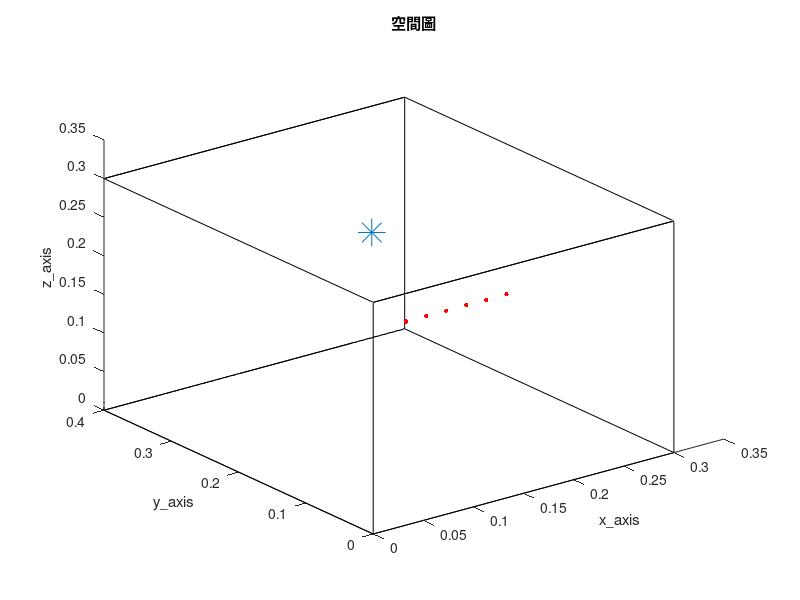

Recreate this plot in MATLAB. (Note: this script raises an error after producing the figure.)
clc; clear;
close all;

tic

%% RIR parameter %%
SorNum = 1;                                              % source number
%%%%%%%%%%%%%%%%%%%%%%%%%%%%%%%%%%%%%%%%%%%%%%%%%%%%%%%%%%%%%%%%%%%%%%%%%%%%%%%%%%%%%%%%%%%%%%%%%%
MicNum = 6;                                             % number of microphone
%%%%%%%%%%%%%%%%%%%%%%%%%%%%%%%%%%%%%%%%%%%%%%%%%%%%%%%%%%%%%%%%%%%%%%%%%%%%%%%%%%%%%%%%%%%%%%%%%%
c = 343;                                                 % Sound velocity (m/s)
fs = 16000;                                              % Sample frequency (samples/s)
Ts = 1/fs;                                               % Sample period (s)

% ULA %
MicStart = [0.1, 0.1, 0.2];
%%%%%%%%%%%%%%%%%%%%%%%%%%%%%%%%%%%%%%%%%%%%%%%%%%%%%%%%%%%%%%%%%%%%%%%%%%%%%%%%%%%%%%%%%%%%%%%%%%
spacing = 0.02;
%%%%%%%%%%%%%%%%%%%%%%%%%%%%%%%%%%%%%%%%%%%%%%%%%%%%%%%%%%%%%%%%%%%%%%%%%%%%%%%%%%%%%%%%%%%%%%%%%%
MicPos = zeros(MicNum, 3);
for i = 1:MicNum
    MicPos(i, :) = [MicStart(1, 1)+(i-1)*spacing, MicStart(1, 2), MicStart(1, 3)];
end

SorPos = [0.2, 0.3, 0.2];                                % source position (m)
room_dim = [0.3, 0.4, 0.3];                              % Room dimensions [x y z] (m)
%%%%%%%%%%%%%%%%%%%%%%%%%%%%%%%%%%%%%%%%%%%%%%%%%%%%%%%%%%%%%%%%%%%%%%%%%%%%%%%%%%%%%%%%%%%%%%%%%%
reverberation_time = 0.009;                               % Reverberation time (s)
points_rir = 256;                                        % Number of rir points (需比 reverberation time 還長)
%%%%%%%%%%%%%%%%%%%%%%%%%%%%%%%%%%%%%%%%%%%%%%%%%%%%%%%%%%%%%%%%%%%%%%%%%%%%%%%%%%%%%%%%%%%%%%%%%%
mtype = 'omnidirectional';                               % Type of microphone
order = -1;                                              % -1 equals maximum reflection order!
dim = 3;                                                 % Room dimension
orientation = 0;                                         % Microphone orientation (rad)
hp_filter = 1;                                           % Disable high-pass filter

% 畫空間圖 %
figure(5);
plot3( [0 room_dim(1, 1) room_dim(1, 1) 0 0 0 room_dim(1, 1) room_dim(1, 1) 0 0 room_dim(1, 1) room_dim(1, 1) 0 0 room_dim(1, 1) room_dim(1, 1)], ...
       [0 0 room_dim(1, 2) room_dim(1, 2) 0 0 0 room_dim(1, 2) room_dim(1, 2) room_dim(1, 2) room_dim(1, 2) room_dim(1, 2) room_dim(1, 2) 0 0 0], ...
       [0 0 0 0 0 room_dim(1, 3) room_dim(1, 3) room_dim(1, 3) room_dim(1, 3) 0 0 room_dim(1, 3) room_dim(1, 3) room_dim(1, 3) room_dim(1, 3) 0] , 'k')
hold on
plot3(MicPos(:, 1), MicPos(:, 2), MicPos(:, 3), 'r.', 'MarkerSize', 10)
hold on
plot3(SorPos(:, 1), SorPos(:, 2), SorPos(:, 3), '*', 'MarkerSize', 20)
hold off
xlabel('x\_axis')
ylabel('y\_axis')
zlabel('z\_axis')
title('空間圖')
shg

%% generate ground-truth RIR (h) %%
% 產生 RIR 和存.mat 檔 %
h = rir_generator(c, fs, MicPos, SorPos, room_dim, reverberation_time, points_rir, mtype, order, dim, orientation, hp_filter);
rir_filename_str = ['h\h_', string(reverberation_time), 'x', string(MicNum), 'x', string(points_rir), '.mat'];
rir_filemane = join(rir_filename_str, '');
save(rir_filemane, 'h')

% load RIR 的 .mat 檔 %
rir_filename_str = ['h\h_', string(reverberation_time), 'x', string(MicNum), 'x', string(points_rir), '.mat'];
rir_filemane = join(rir_filename_str, '');
load(rir_filemane)

look_mic = 1;
h_yaxis_upperlimit = max(h(look_mic, :)) + 0.01;
h_yaxis_underlimit = min(h(look_mic, :)) - 0.01;
% 畫 ground-truth RIR time plot %
figure(1)
plot(h(look_mic, :), 'r');
xlim([1 points_rir])
ylim([h_yaxis_underlimit h_yaxis_upperlimit])
title('h')
xlabel('points')
ylabel('amplitude')
shg

%% 讀音檔 or 產生 white noise source (source) %%
Second = 23;
SorLen =  Second*fs;

% load source %
% [source_transpose, fs] = audioread('245.wav', [1, SorLen]);    % speech source
% source = source_transpose.';

source = wgn(1, SorLen, 0);

%% RIR mix source (x) %%
% convolution source and RIR %
as = zeros(MicNum, points_rir+SorLen-1);
for i = 1 : MicNum
    as(i, :) = conv(h(i, :), source);
end

x = as(:, 1:SorLen);

%% MCLMS %%
% basic parameters %
%%%%%%%%%%%%%%%%%%%%%%%%%%%%%%%%%%%%%%%%%%%%%%%%%%%%%%%%%%%%%%%%%%%%%%%%%%%%%%%%%%%%%%%%%%%%%%%%%%
step_size = 0.001;
%%%%%%%%%%%%%%%%%%%%%%%%%%%%%%%%%%%%%%%%%%%%%%%%%%%%%%%%%%%%%%%%%%%%%%%%%%%%%%%%%%%%%%%%%%%%%%%%%%

% initialize h_hat %
h_hat = zeros(MicNum*points_rir, 1);
for i = 1:MicNum
    h_hat((i-1)*points_rir+1) = 1;
end

h_hat = h_hat/norm(h_hat);

% initialize cost function %
cost_fun = zeros(SorLen, 1);

for n = points_rir:SorLen
    % construct R %
    R_temp = zeros(MicNum*points_rir, MicNum*points_rir);
    dia_sum = zeros(points_rir, points_rir);
    for i = 1:MicNum
        for j = 1:MicNum
            R_temp((i-1)*points_rir+1:i*points_rir, (j-1)*points_rir+1:j*points_rir) = -(flip(x(j, n-points_rir+1:n)).'*flip(x(i, n-points_rir+1:n)));
            if i == j
                dia_sum = dia_sum + flip(x(j, n-points_rir+1:n)).'*flip(x(i, n-points_rir+1:n));
            end

        end

    end

    for i = 1:MicNum
        R_temp((i-1)*points_rir+1:i*points_rir, (i-1)*points_rir+1:i*points_rir) = R_temp((i-1)*points_rir+1:i*points_rir, (i-1)*points_rir+1:i*points_rir) + dia_sum;
    end

    % construct cost function %
    for i = 1:MicNum-1
        for j = i+1:MicNum
            cost_fun(n, :) = cost_fun(n, :) + (flip(x(i, n-points_rir+1:n))*h_hat((j-1)*points_rir+1:j*points_rir, :) - flip(x(j, n-points_rir+1:n))*h_hat((i-1)*points_rir+1:i*points_rir, :))^2;
        end

    end

    % compute new h_hat %
    h_hat = h_hat-2*step_size*(R_temp*h_hat-cost_fun(n, :)*h_hat)/norm(h_hat-2*step_size*(R_temp*h_hat-cost_fun(n, :)*h_hat));

end

h_hat = reshape(h_hat, [size(h_hat, 1)/MicNum MicNum]).';
ratio_h_hat = zeros(MicNum, 1);
for i = 1:MicNum
    ratio_h_hat(i, :) = max(abs(h(i, :)))/max(abs(h_hat(i, :)));
end

h_hat = h_hat.*ratio_h_hat;

% 畫圖看結果 %
figure(2)
plot(cost_fun(points_rir:end, :).');
xlabel('update times')
title('cost function')

look_mic = 1;
figure(3)
plot(h(look_mic, :), 'r');
hold on
plot(h_hat(look_mic, :), 'b');
hold off
xlim([1 points_rir])
legend('ground-truth RIR', 'estimated RIR')
xlabel('time samples')
ylabel('amplitude')
shg

% ME %
ATF = fft(h, points_rir, 2);
ATF_estimated = fft(h_hat, points_rir, 2);
sum_norm = 0;
for i  = 1:MicNum
    norm_ATF = norm(ATF(i, :) - ATF_estimated(i, :));
    sum_norm = sum_norm + norm_ATF;
end

ME = sum_norm/MicNum;

% MSPM %
PM = 0;
for i =1:MicNum
    PM = PM + norm(h(i, :).' - h(i, :)*h_hat(i, :).'/(h_hat(i, :)*h_hat(i, :).')*h_hat(i, :).')^2;
end

MSPM = PM/MicNum;

toc
